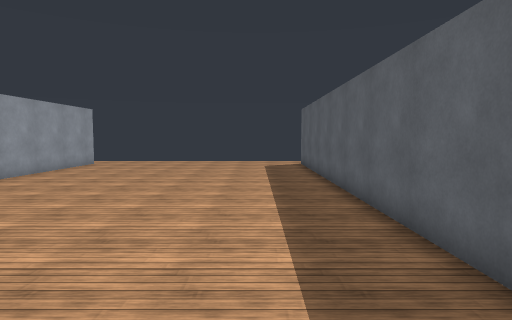
View 1 (above)

24 first-person views from a walk through a 3-D level made in the Unity game engine. The camera is 1.5 m above the floor, tilts 4° down and sees 75° across. The floor is counted in squares, 1 m on a side. Each view is taken from the middle of a square. On the plan, view 1 faces up. The plan holds only what a view shows up to about 15 squares ahead; the rest is blank. The place goes on beyond the plan. Surface patterns are stand-ins for the level's own textures.

View 2
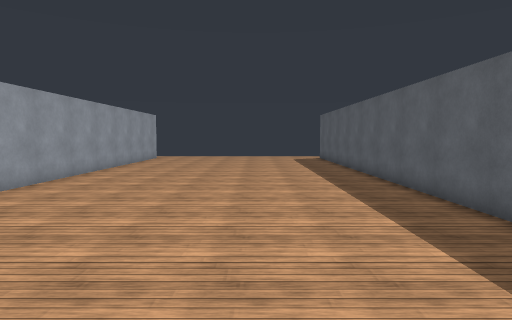

View 3
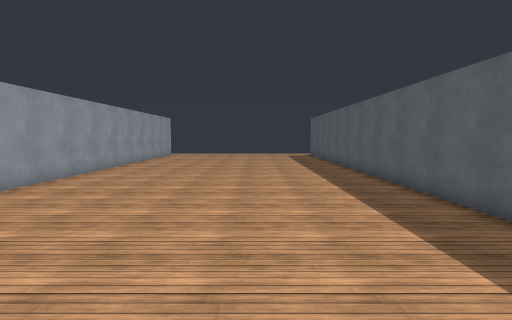

View 4
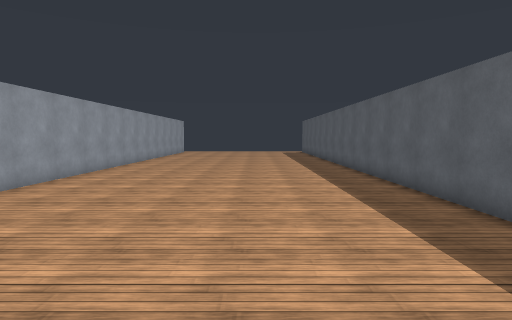

View 5
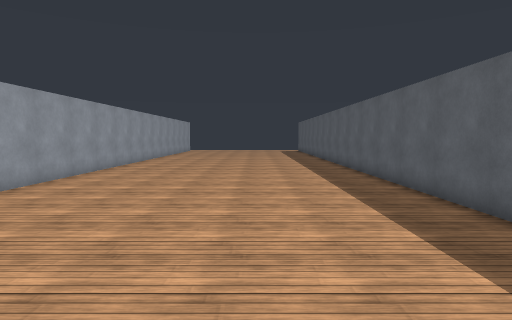

View 6
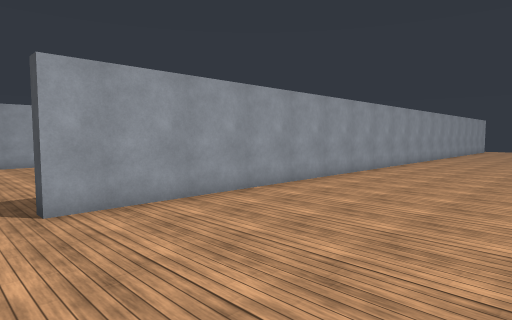

View 7
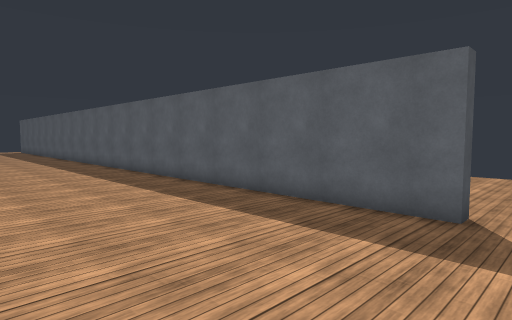

View 8
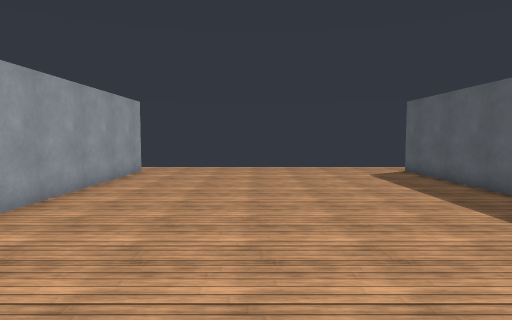

View 9
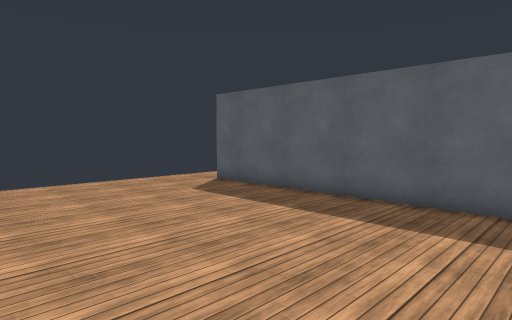

View 10
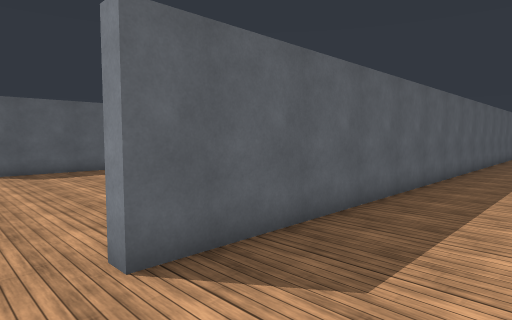

View 11
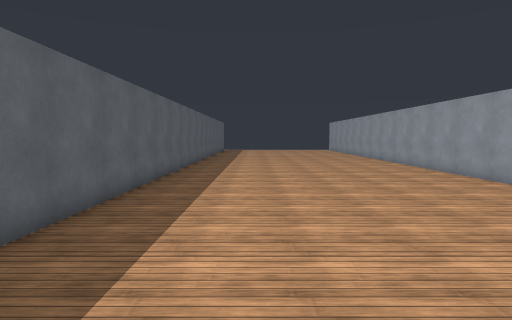

View 12
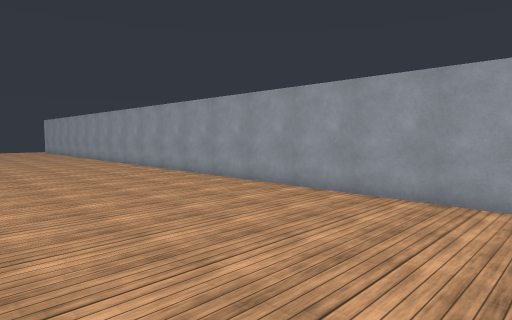

View 13
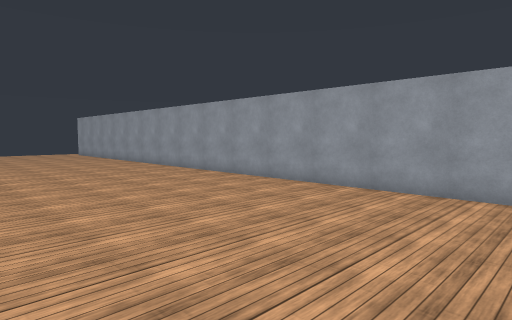

View 14
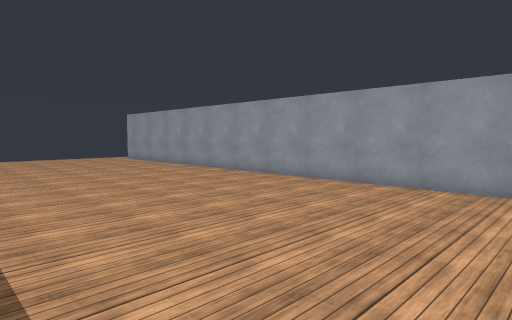

View 15
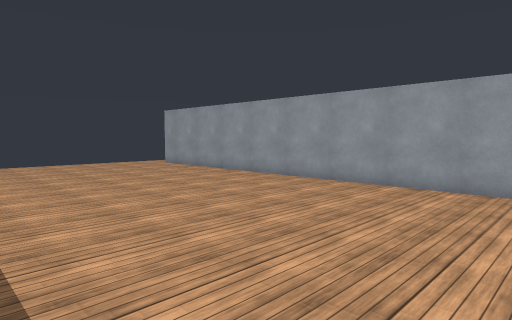

View 16
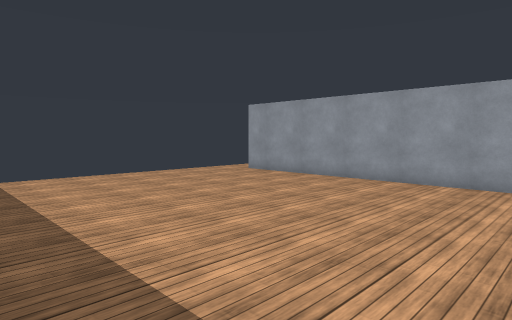

View 17
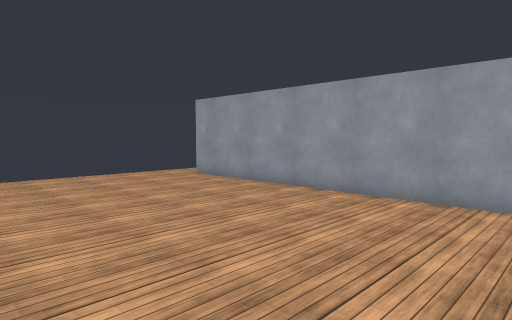

View 18
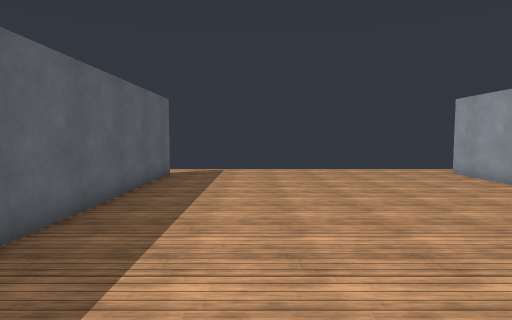

View 19
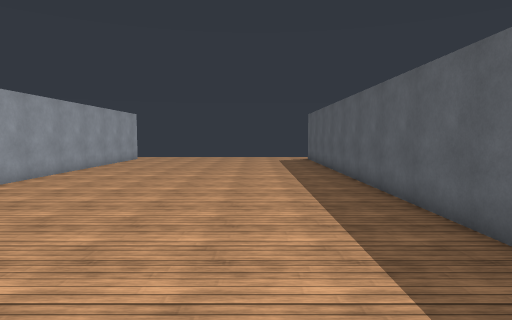

View 20
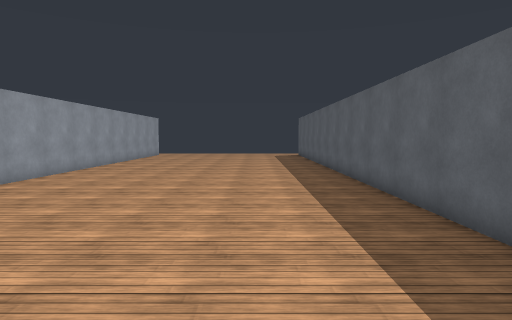

View 21
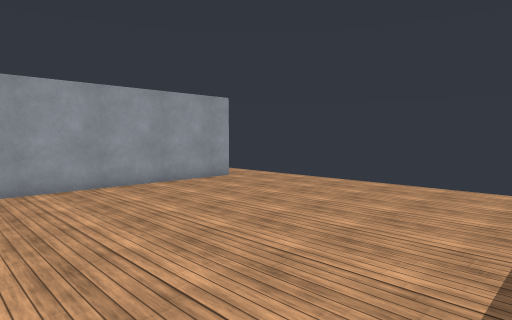

View 22
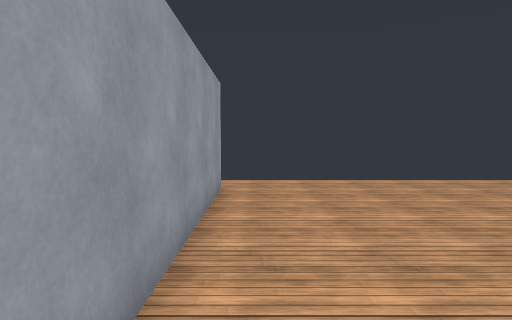

View 23
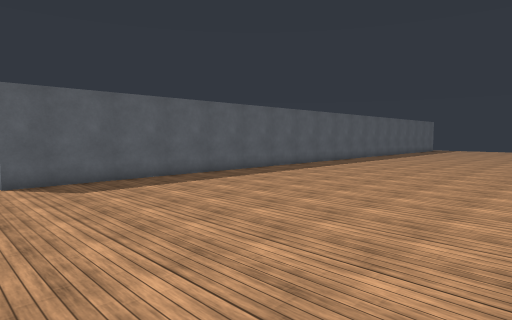

View 24
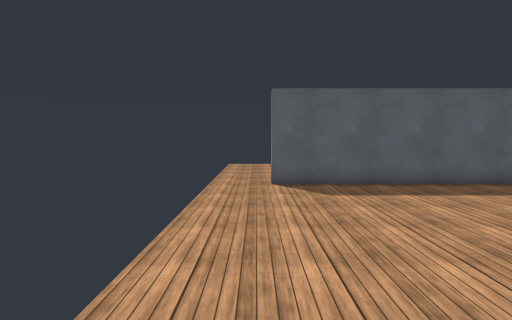

### Floor plan
Points are (right, up) in squares from view 1. A wall is a line through its corners. A room is listed if a view was taken in it or the views show most of it. See-through windows are left out.
Room 1 (views 1, 2, 3, 4, 5, 6, 7, 8, 9, 24)
walls: (-9, 18.5) (-9, -17.5); (3.1, -17.5) (2.5, -17.5) (2.5, 18.5) (3, 18.5)
ways out: opening at (-9, -18.5) to room 2; opening at (-9, 19.5) to room 2; opening at (3, -18.5); opening at (3, 19.5)
Room 2 (views 10, 11, 12, 13, 14, 15, 16, 17, 18, 19, 20, 21, 22, 23)
walls: (-9.5, -4.5) (-9.5, 18.5) (-9, 18.5); (-21, 18.5) (-21, -17.5); (-9, -17.5) (-9.5, -17.5) (-9.5, -8.5)
ways out: opening at (-9, -18.5) to room 1; opening at (-9, 19.5) to room 1

Positions as (right, up) in squares from view 1, and headings:
1: (0, 0), facing up
2: (-2, -5), facing up
3: (-2, -9), facing up
4: (-2, -14), facing up
5: (-2, -17), facing up
6: (-2, -19), facing up-left
7: (-4, -19), facing up-right
8: (-4, 4), facing up
9: (-5, 9), facing up-right
10: (-13, 20), facing down-right
11: (-13, 19), facing down
12: (-13, 18), facing down-left
13: (-12, 12), facing down-left
14: (-11, 5), facing down-left
15: (-11, 0), facing down-left
16: (-10, -6), facing down-left
17: (-13, -6), facing down-left
18: (-13, -4), facing down
19: (-13, -4), facing up
20: (-13, -9), facing up
21: (-11, 10), facing up-left
22: (-20, 9), facing up
23: (-9, 20), facing down-right
24: (-8, 19), facing right
